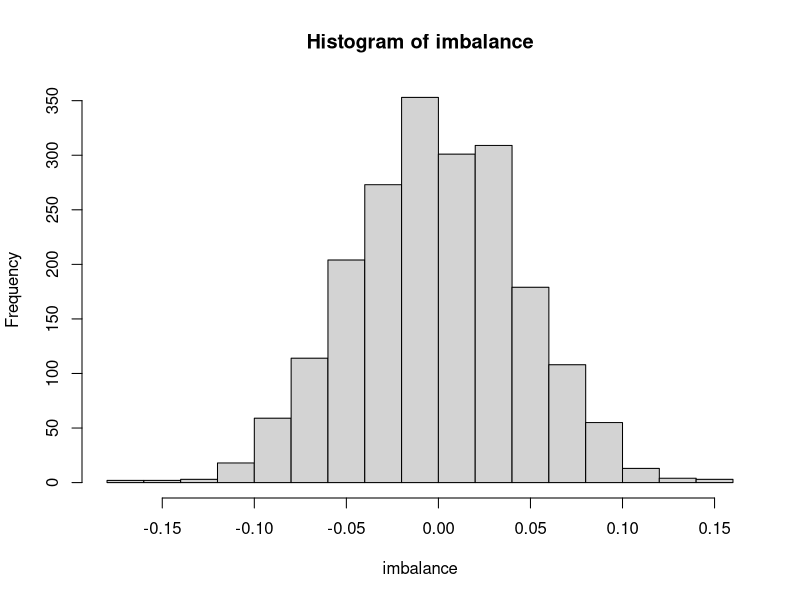
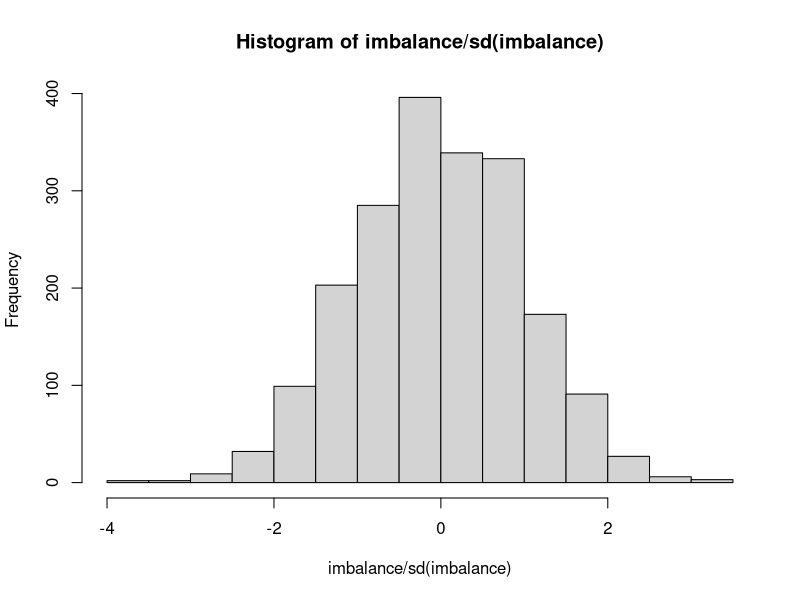

These charts were generated, in order, by the following R code:
## ---- chunk 1
knitr::opts_chunk$set(echo = TRUE)
## ---- chunk 2
set.seed(6101)
n    <- 2000
conf <- rnorm(n) # Quick and dirty simulation of an occurance in a give population


picked <- ifelse(conf > 0.2, "A", "B") # Self-selection: keener people opt in.
round(mean(conf[picked == "A"]) - mean(conf[picked == "B"]), 3) # compare means between self-selected groups
## ---- chunk 3

set.seed(6101)
n    <- 2000
conf <- rnorm(n)

imbalance <- replicate(2000, {
  g <- sample(c("A", "B"), n, replace = TRUE)
  mean(conf[g == "A"]) - mean(conf[g == "B"])
})

hist(imbalance)
hist(imbalance/sd(imbalance))

round(c(mean_imbalance = mean(imbalance),
        sd_imbalance   = sd(imbalance),
        within_95pct   = quantile(abs(imbalance), 0.95)), 4) # 95% of differences in the replication will differ no more than by <x>
